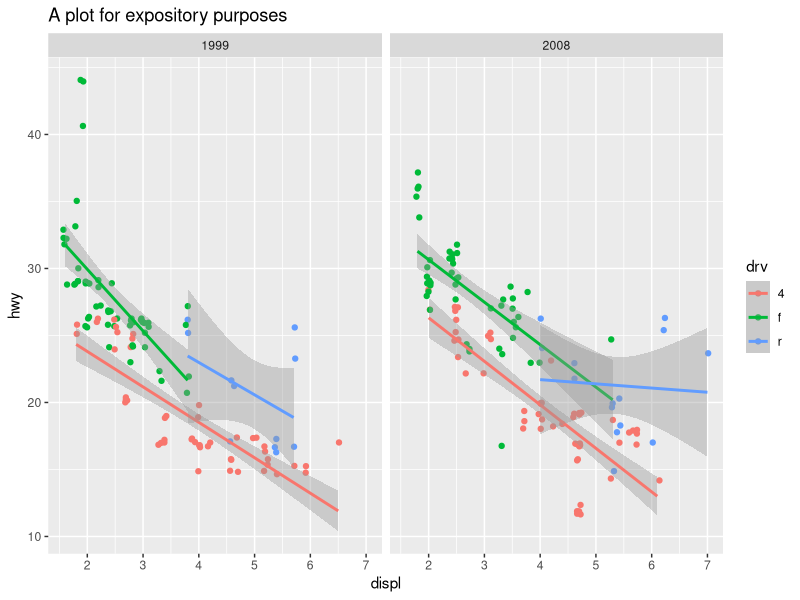
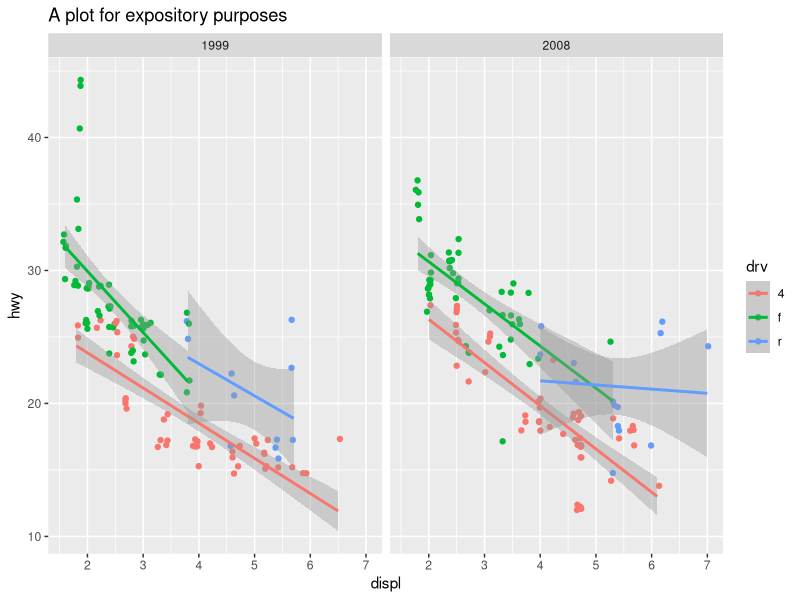

Generate these figures, in order, with R:
## ---- chunk 1
knitr::opts_chunk$set(echo = TRUE)
## ---- chunk 2
library(tidyverse)
## ---- chunk 3
library(grid)

p <- mpg %>% 
    ggplot(aes(displ, hwy, color = drv)) +
    geom_point(position = "jitter") +
    geom_smooth(method = "lm", formula = y ~ x) +
    facet_wrap(vars(year)) +
    ggtitle("A plot for expository purposes")

ggprint  <- function(x) {
    data   <- ggplot_build(x)
    gtable <- ggplot_gtable(data)
    grid.newpage()
    grid.draw(gtable)
    return(invisible(x))
}

ggprint(p)
## ---- chunk 4
p_built  <- ggplot_build(p)
p_gtable <- ggplot_gtable(p_built)

class(p_gtable)

p_gtable
## ---- chunk 5
library(grid)

grid.newpage()
grid.draw(p_gtable)
## ---- chunk 6
NewObject <- ggproto(
    `_class`    = NULL, 
    `_inherits` = NULL
)

NewObject <- ggproto(NULL, NULL)

NewObject
## ---- chunk 7
NewClass <- ggproto("NewClass", NULL)

NewClass
## ---- chunk 8
Person <- ggproto("Person", NULL,
                  
                  # fields                  
                  given_name  = NA,
                  family_name = NA,
                  birth_date  = NA,
                  
                  # methods
                  full_name = function(self, family_last = TRUE) {
                      if(family_last == TRUE) {
                          return(paste(self$given_name, self$family_name))
                      }
                      return(paste(self$family_name, self$given_name))
                  },
                  age = function(self) {
                      days_old <- Sys.Date() - self$birth_date
                      floor(as.integer(days_old) / 365.25)
                  },
                  description = function(self) {
                      paste(self$full_name(), "is", self$age(), "years old")
                  }
)

Person

Person$full_name
## ---- chunk 9
Thomas <- ggproto(NULL, Person,
                  given_name  = "Thomas Lin",
                  family_name = "Pedersen",
                  birth_date  = as.Date("1985/10/12")
)

Danielle <- ggproto(NULL, Person,
                    given_name  = "Danielle Jasmine",
                    family_name = "Navarro",
                    birth_date  = as.Date("1977/09/12")
)

Thomas$description()
Danielle$description()
## ---- chunk 10
# define the subclass
NewSubClass <- ggproto("NewSubClass", Person)

# verify that this works
NewSubClass
## ---- chunk 11
Royalty <- ggproto(
    "Royalty",
    Person,
    rank      = NA,
    territory = NA,
    full_name = function(self) {
        paste(
            self$rank,
            self$given_name,
            "of",
            self$territory
        )
    }
)

Victoria <- ggproto(NULL, Royalty,
                    given_name  = "Victoria",
                    family_name = "Hanover",
                    rank        = "Queen",
                    territory   = "the United Kingdom",
                    birth_date  = as.Date("1819/05/24")
)

Victoria$full_name()

Victoria$description()
## ---- chunk 12
Police <- ggproto(
    "Police",
    Person,
    rank        = NA,
    description = function(self) {
        paste(
            self$rank,
            ggproto_parent(Person, self)$description()
        )
    }
)

John <- ggproto(
    NULL,
    Police,
    given_name  = "John",
    family_name = "McClane",
    rank        = "Detective",
    birth_date  = as.Date("1955/03/19")
)

John$full_name()
John$description()
## ---- chunk 13
GeomErrorbar <- ggproto(
  # ...
  setup_params = function(data, params) {
    GeomLinerange$setup_params(data, params)
  }
  # ...
)

GeomErrorbar
